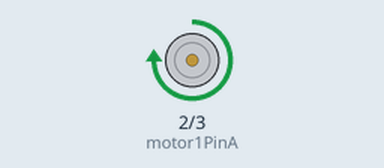
The sketch below on a simulated Arduino Uno, built with avr-gcc and run on an emulated ATmega328P. On the bench: motor-driver pin pairs drawn as motors (green arrow = first pin HIGH = forward, orange = second pin HIGH = backward, longer = more drive, scaled by the enable pin).

Above: at 0.5 s.
Timing chart, 0 to 4.6 s (numbered marks = the images above):
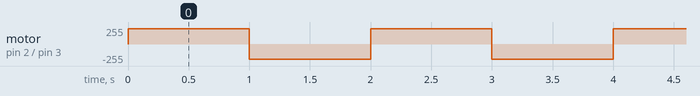

The sketch:

2023-06-12-car-1.ino
```cpp
int motor1PinA = 2;
int motor1PinB = 3;
int enablePin = 11;

void setup()
{
  pinMode(motor1PinA, OUTPUT);
  pinMode(motor1PinB, OUTPUT);
  pinMode(enablePin, OUTPUT);
  analogWrite(enablePin, 1000);
}

void loop()
{
  digitalWrite(motor1PinA, HIGH);
  digitalWrite(motor1PinB, LOW);
  delay(1000);
  digitalWrite(motor1PinA, LOW);
  digitalWrite(motor1PinB, HIGH);
  delay(1000);
}
```

Measured:
- by itself, motor on pin 2 (motor1PinA) / pin 3 (motor1PinB): alternates forward 232/255 for 1.0 s and backward 232/255 for 1.0 s
